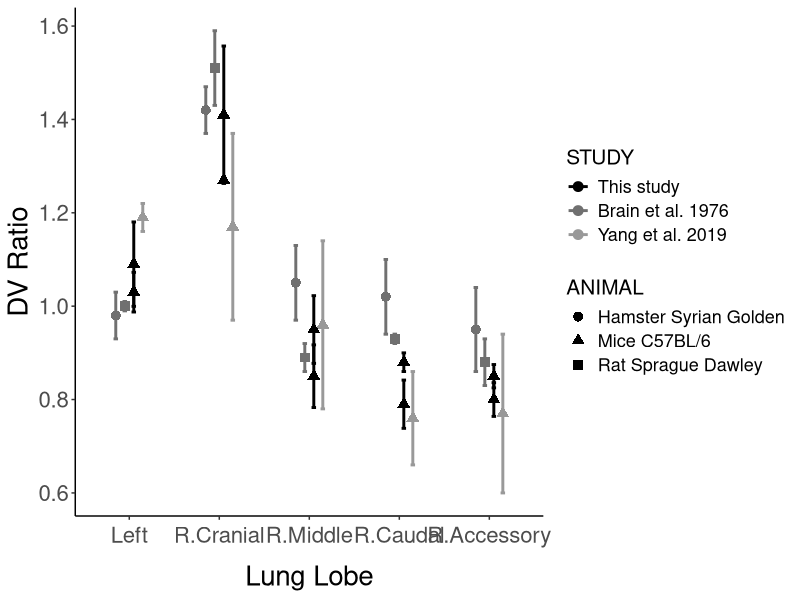

Reproduce this figure in R. (Note: this script raises an error after producing the figure.)
library(ggpubr)
library(ggplot2)

get_directory = function(){
  args <- commandArgs(trailingOnly = FALSE)
  file <- "--file="
  rstudio <- "RStudio"
  
  match <- grep(rstudio, args)
  if(length(match) > 0){
    return(dirname(rstudioapi::getSourceEditorContext()$path))
  }else{
    match <- grep(file, args)
    if (length(match) > 0) {
      return(dirname(normalizePath(sub(file, "", args[match]))))
    }else{
      return(dirname(normalizePath(sys.frames()[[1]]$ofile)))
    }
  }
}

wd = get_directory()
setwd(wd)

data = read.csv(file = "previous_studies_ggplot.csv")

data$LOBE = as.character(data$LOBE)
data$LOBE[data$LOBE=="left"]="Left"
data$LOBE[data$LOBE=="cranial"]="R.Cranial"
data$LOBE[data$LOBE=="middle"]="R.Middle"
data$LOBE[data$LOBE=="caudal"]="R.Caudal"
data$LOBE[data$LOBE=="accessory"]="R.Accessory"
data$LOBE = factor(data$LOBE, levels = c("Left", "R.Cranial", "R.Middle",
                                         "R.Caudal", "R.Accessory"))

data$STUDY = factor(data$STUDY, levels = c("This study", 
                                           "Brain et al. 1976", 
                                           "Yang et al. 2019"))

dodge_radiance = 0.4
ggplot(data = data, aes(x = LOBE, y = DV, group = STUDY_ANIMAL,
                        color = STUDY)) + 
  scale_colour_grey(start = 0, end = 0.6) +
  geom_point(aes(pch = ANIMAL), 
             size = 3, position=position_dodge(dodge_radiance)) + 
  geom_errorbar(aes(ymax = DV + SE, ymin = DV - SE), 
                width = 0.2,
                position=position_dodge(dodge_radiance), size = 1) +
  ylab("DV Ratio") + 
  xlab("Lung Lobe") +
  theme_classic() + 
  theme(text = element_text(size = 20, color = "black"),
        legend.title = element_text(size = 15),
        legend.text = element_text(size = 13),
        axis.text.x = element_text(margin = margin(5,10,10,10))) +
  ggsave(filename = "fig2sub1.png", device = "png", 
         width = 10, height = 6, dpi = 1200)
